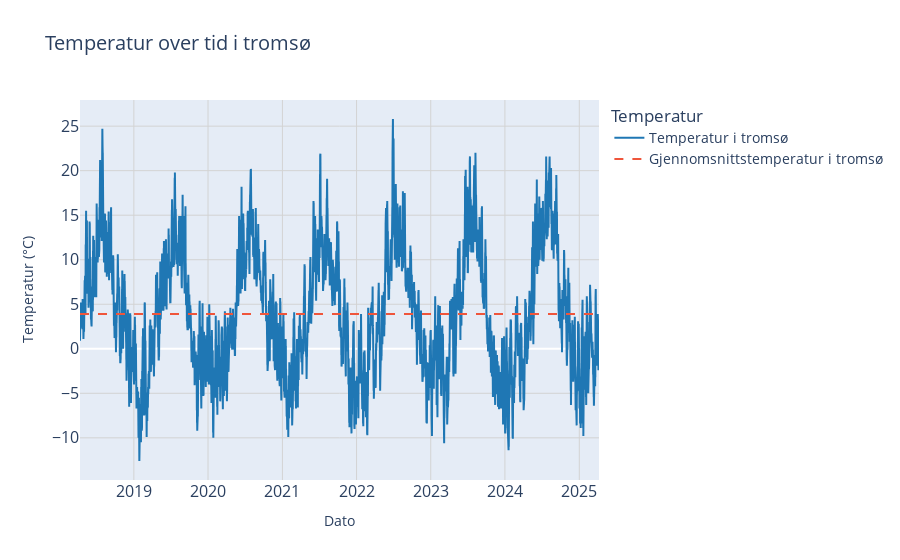
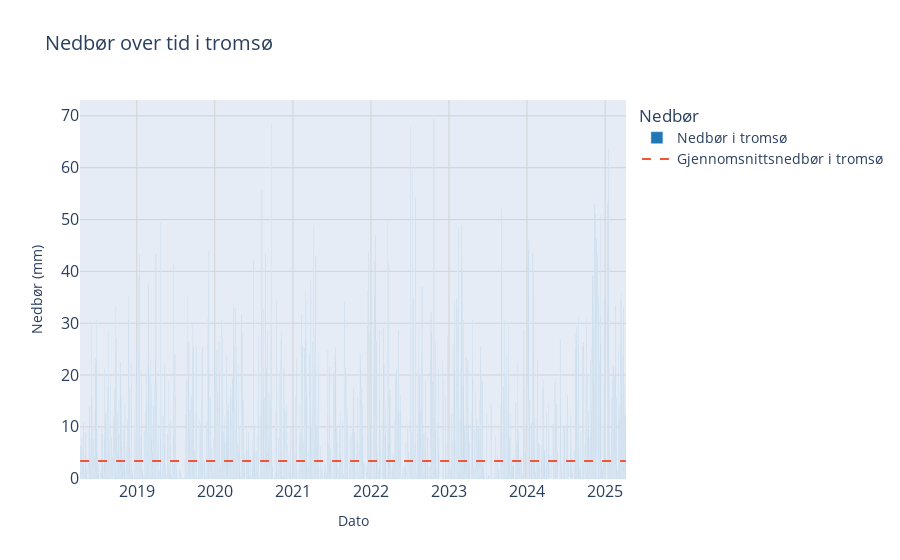
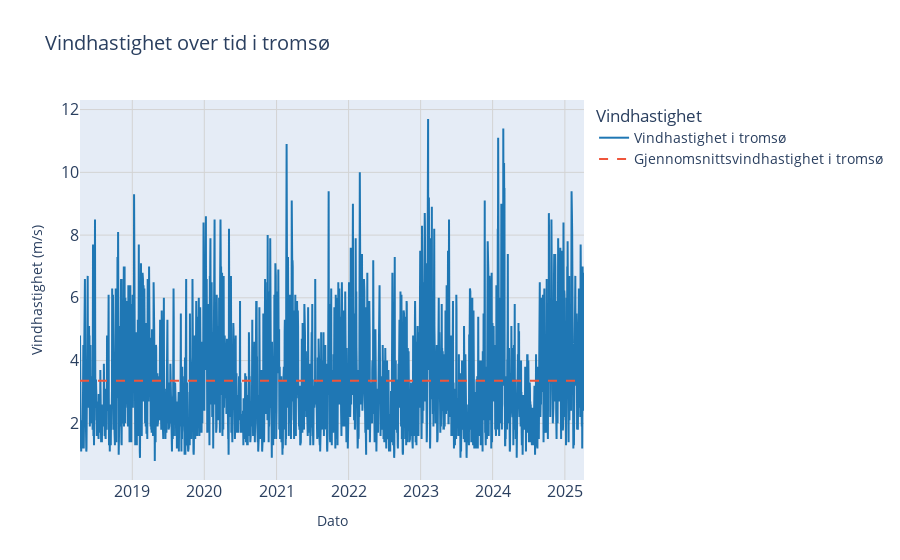
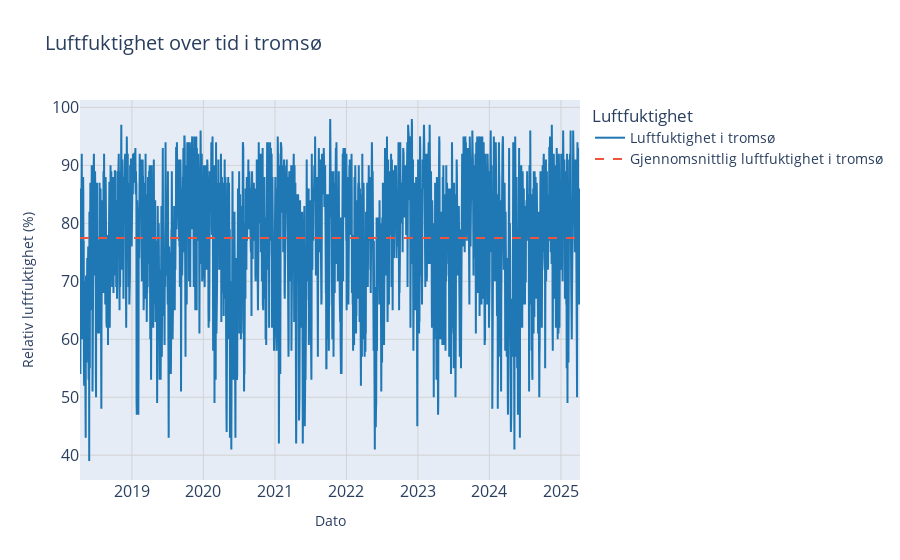

Notebook source saved alongside these figures, in order:
### Code cell
import pandas as pd
import plotly.graph_objects as go
import sqlite3

# Bruker den eksisterende variabelen location_input som bynavn
city_name = location_input

# Konverterer referansetiden til datetime
df['referenceTime'] = pd.to_datetime(df['referenceTime'])

# Oppretter en SQLite-database i minnet
conn = sqlite3.connect(":memory:")

# Leser CSV-filen og lagrer den i SQLite-databasen
csv_filename = "../src/weather_data.csv"
df_csv = pd.read_csv(csv_filename)
df_csv.to_sql("weather_data", conn, index=False, if_exists="replace")

# SQL-spørring for å hente data
query = """
SELECT * 
FROM weather_data
WHERE elementId = 'mean(air_temperature P1D)'
"""
temperature_data = pd.read_sql_query(query, conn)

# Konverterer referansetiden til datetime
temperature_data['referenceTime'] = pd.to_datetime(temperature_data['referenceTime'])

# Gjør det samme for andre elementer (nedbør og vindhastighet)
query_precip = """
SELECT * 
FROM weather_data
WHERE elementId = 'sum(precipitation_amount P1D)'
"""
precipitation_data = pd.read_sql_query(query_precip, conn)

query_wind = """
SELECT * 
FROM weather_data
WHERE elementId = 'mean(wind_speed P1D)'
"""
wind_speed_data = pd.read_sql_query(query_wind, conn)

# Lukk tilkoblingen til databasen
conn.close()


# Leser data fra weather_data.csv
csv_filename = "../src/weather_data.csv"
df_csv = pd.read_csv(csv_filename)

# Filtrerer data for temperatur
temperature_data = df_csv[df_csv['elementId'] == 'mean(air_temperature P1D)']
temperature_data.loc[:, 'referenceTime'] = pd.to_datetime(temperature_data['referenceTime'])
# Beregninger for temperatur
median_temp = temperature_data['value'].median()
std_temp = temperature_data['value'].std()

# Filtrerer data for nedbør
precipitation_data = df_csv[df_csv['elementId'] == 'sum(precipitation_amount P1D)']
precipitation_data.loc[:, 'referenceTime'] = pd.to_datetime(precipitation_data['referenceTime'])
# Beregninger for nedbør
median_precip = precipitation_data['value'].median()
std_precip = precipitation_data['value'].std()

# Filtrerer data for vindhastighet
wind_speed_data = df_csv[df_csv['elementId'] == 'mean(wind_speed P1D)']
wind_speed_data.loc[:, 'referenceTime'] = pd.to_datetime(wind_speed_data['referenceTime'])
# Beregninger for vindhastighet
median_wind = wind_speed_data['value'].median()
std_wind = wind_speed_data['value'].std()





# Temperaturfigur med bakgrunnsgrid
fig_temp = go.Figure()

# Temperaturdata uten punkter
fig_temp.add_trace(go.Scatter(
    x=temperature_data['referenceTime'],
    y=temperature_data['value'],
    mode='lines',  # Endret til kun linjer
    name=f'Temperatur i {city_name}',
    line=dict(color='#1f77b4')
))

# Gjennomsnittstemperatur
mean_temp = temperature_data['value'].mean()
fig_temp.add_trace(go.Scatter(
    x=temperature_data['referenceTime'],
    y=[mean_temp] * len(temperature_data['referenceTime']),
    mode='lines',
    line=dict(dash='dash', color='rgba(31, 119, 180)'),
    name=f'Gjennomsnittstemperatur i {city_name}'
))

# Tilpasser layout med bakgrunnsgrid
fig_temp.update_layout(
    title=dict(
        text=f'Temperatur over tid i {city_name}',
        font=dict(size=20)
    ),
    xaxis=dict(
        title='Dato',
        showgrid=True,
        gridcolor='lightgrey',
        tickfont=dict(size=16)
    ),
    yaxis=dict(
        title='Temperatur (°C)',
        showgrid=True,
        gridcolor='lightgrey',
        tickfont=dict(size=16)
    ),
    legend=dict(
        title='Temperatur',
        font=dict(size=14)
    ),
    hovermode='x unified'
)

# Viser temperaturfigur
fig_temp.show()

# Utskrift av resultatene for temperatur
print("Temperatur:")
print(f"Median: {median_temp:.2f}, Standardavvik: {std_temp:.2f}")




# Nedbørsfigur
fig_precip = go.Figure()

# Nedbørsdata
fig_precip.add_trace(go.Bar(
    x=precipitation_data['referenceTime'],
    y=precipitation_data['value'],
    name=f'Nedbør i {city_name}',
    marker=dict(color='#1f77b4')))

# Gjennomsnittsnedbør som strek
mean_precip = precipitation_data['value'].mean()
fig_precip.add_trace(go.Scatter(
    x=precipitation_data['referenceTime'],
    y=[mean_precip] * len(precipitation_data['referenceTime']),
    mode='lines',
    line=dict(dash='dash', color='rgba(31, 119, 180)'),
    name=f'Gjennomsnittsnedbør i {city_name}'
))

# Nedbørsfigur
fig_precip.update_layout(
    title=dict(
        text=f'Nedbør over tid i {city_name}',
        font=dict(size=20)
    ),
    xaxis=dict(
        title='Dato',
        showgrid=True,
        gridcolor='lightgrey',
        tickfont=dict(size=16)
    ),
    yaxis=dict(
        title='Nedbør (mm)',
        showgrid=True,
        gridcolor='lightgrey',
        tickfont=dict(size=16)
    ),
    legend=dict(
        title='Nedbør',
        font=dict(size=14)
    ),
    hovermode='x unified'
)

# Viser nedbørsfigur
fig_precip.show()

# Utskrift av resultatene for nedbør
print("\nNedbør:")
print(f"Median: {median_precip:.2f}, Standardavvik: {std_precip:.2f}")




# Vindhastighetsfigur
fig_wind = go.Figure()

# Vindhastighetsdata
fig_wind.add_trace(go.Scatter(
    x=wind_speed_data['referenceTime'],
    y=wind_speed_data['value'],
    mode='lines',
    name=f'Vindhastighet i {city_name}',
    line=dict(color='#1f77b4')
))

# Gjennomsnittsvindhastighet
mean_wind = wind_speed_data['value'].mean()
fig_wind.add_trace(go.Scatter(
    x=wind_speed_data['referenceTime'],
    y=[mean_wind] * len(wind_speed_data['referenceTime']),
    mode='lines',
    line=dict(dash='dash', color='rgba(31, 119, 180)'),
    name=f'Gjennomsnittsvindhastighet i {city_name}'
))

# Vindhastighetsfigur
fig_wind.update_layout(
    title=dict(
        text=f'Vindhastighet over tid i {city_name}',
        font=dict(size=20)
    ),
    xaxis=dict(
        title='Dato',
        showgrid=True,
        gridcolor='lightgrey',
        tickfont=dict(size=16)
    ),
    yaxis=dict(
        title='Vindhastighet (m/s)',
        showgrid=True,
        gridcolor='lightgrey',
        tickfont=dict(size=16)
    ),
    legend=dict(
        title='Vindhastighet',
        font=dict(size=14)
    ),
    hovermode='x unified'
)

# Viser vindhastighetsfigur
fig_wind.show()

# Utskrift av resultatene for vindhastighet
print("\nVindhastighet:")
print(f"Median: {median_wind:.2f}, Standardavvik: {std_wind:.2f}")




# Filtrerer data for relativ luftfuktighet
humidity_data = df_csv[df_csv['elementId'] == 'mean(relative_humidity P1D)']
humidity_data.loc[:, 'referenceTime'] = pd.to_datetime(humidity_data['referenceTime'])

# Linjeplott for relativ luftfuktighet
fig_humidity = go.Figure()

fig_humidity.add_trace(go.Scatter(
    x=humidity_data['referenceTime'],
    y=humidity_data['value'],
    mode='lines',
    name=f'Luftfuktighet i {city_name}',
    line=dict(color='#1f77b4')
))

# Gjennomsnittlig luftfuktighet
mean_humidity = humidity_data['value'].mean()
fig_humidity.add_trace(go.Scatter(
    x=humidity_data['referenceTime'],
    y=[mean_humidity] * len(humidity_data['referenceTime']),
    mode='lines',
    line=dict(dash='dash', color='rgba(31, 119, 180)'),
    name=f'Gjennomsnittlig luftfuktighet i {city_name}'
))


# Luftfuktighetsfigur
fig_humidity.update_layout(
    title=dict(
        text=f'Luftfuktighet over tid i {city_name}',
        font=dict(size=20)
    ),
    xaxis=dict(
        title='Dato',
        showgrid=True,
        gridcolor='lightgrey',
        tickfont=dict(size=16)
    ),
    yaxis=dict(
        title='Relativ luftfuktighet (%)',
        showgrid=True,
        gridcolor='lightgrey',
        tickfont=dict(size=16)
    ),
    legend=dict(
        title='Luftfuktighet',
        font=dict(size=14)
    ),
    hovermode='x unified'
)

# Viser luftfuktighetsfigur
fig_humidity.show()

# Utskrift av resultatene for luftfuktighet
print("\nRelativ luftfuktighet:")
print(f"Median: {humidity_data['value'].median():.2f}, Standardavvik: {humidity_data['value'].std():.2f}")

### Figure 1 — Plotly figure (JSON) as saved in the notebook; plotly's stock layout.template omitted (floating-point values rounded to 4 significant figures; data arrays with more than 128 entries replaced by an {"elided": "..."} marker saying what was removed)
{"data": [{"line": {"color": "#1f77b4"}, "mode": "lines", "name": "Temperatur i tromsø", "type": "scatter", "x": {"elided": "5110 str values"}, "y": {"elided": "5110 float values"}}, {"line": {"color": "rgba(31, 119, 180)", "dash": "dash"}, "mode": "lines", "name": "Gjennomsnittstemperatur i tromsø", "type": "scatter", "x": {"elided": "5110 str values"}, "y": {"elided": "5110 float values"}}], "layout": {"hovermode": "x unified", "legend": {"font": {"size": 14}, "title": {"text": "Temperatur"}}, "title": {"font": {"size": 20}, "text": "Temperatur over tid i tromsø"}, "xaxis": {"gridcolor": "lightgrey", "showgrid": true, "tickfont": {"size": 16}, "title": {"text": "Dato"}}, "yaxis": {"gridcolor": "lightgrey", "showgrid": true, "tickfont": {"size": 16}, "title": {"text": "Temperatur (°C)"}}}}

### Figure 2 — Plotly figure (JSON) as saved in the notebook; plotly's stock layout.template omitted (floating-point values rounded to 4 significant figures; data arrays with more than 128 entries replaced by an {"elided": "..."} marker saying what was removed)
{"data": [{"marker": {"color": "#1f77b4"}, "name": "Nedbør i tromsø", "type": "bar", "x": {"elided": "5110 str values"}, "y": {"elided": "5110 float values"}}, {"line": {"color": "rgba(31, 119, 180)", "dash": "dash"}, "mode": "lines", "name": "Gjennomsnittsnedbør i tromsø", "type": "scatter", "x": {"elided": "5110 str values"}, "y": {"elided": "5110 float values"}}], "layout": {"hovermode": "x unified", "legend": {"font": {"size": 14}, "title": {"text": "Nedbør"}}, "title": {"font": {"size": 20}, "text": "Nedbør over tid i tromsø"}, "xaxis": {"gridcolor": "lightgrey", "showgrid": true, "tickfont": {"size": 16}, "title": {"text": "Dato"}}, "yaxis": {"gridcolor": "lightgrey", "showgrid": true, "tickfont": {"size": 16}, "title": {"text": "Nedbør (mm)"}}}}

### Figure 3 — Plotly figure (JSON) as saved in the notebook; plotly's stock layout.template omitted (floating-point values rounded to 4 significant figures; data arrays with more than 128 entries replaced by an {"elided": "..."} marker saying what was removed)
{"data": [{"line": {"color": "#1f77b4"}, "mode": "lines", "name": "Vindhastighet i tromsø", "type": "scatter", "x": {"elided": "2555 str values"}, "y": {"elided": "2555 float values"}}, {"line": {"color": "rgba(31, 119, 180)", "dash": "dash"}, "mode": "lines", "name": "Gjennomsnittsvindhastighet i tromsø", "type": "scatter", "x": {"elided": "2555 str values"}, "y": {"elided": "2555 float values"}}], "layout": {"hovermode": "x unified", "legend": {"font": {"size": 14}, "title": {"text": "Vindhastighet"}}, "title": {"font": {"size": 20}, "text": "Vindhastighet over tid i tromsø"}, "xaxis": {"gridcolor": "lightgrey", "showgrid": true, "tickfont": {"size": 16}, "title": {"text": "Dato"}}, "yaxis": {"gridcolor": "lightgrey", "showgrid": true, "tickfont": {"size": 16}, "title": {"text": "Vindhastighet (m/s)"}}}}

### Figure 4 — Plotly figure (JSON) as saved in the notebook; plotly's stock layout.template omitted (floating-point values rounded to 4 significant figures; data arrays with more than 128 entries replaced by an {"elided": "..."} marker saying what was removed)
{"data": [{"line": {"color": "#1f77b4"}, "mode": "lines", "name": "Luftfuktighet i tromsø", "type": "scatter", "x": {"elided": "2555 str values"}, "y": {"elided": "2555 float values"}}, {"line": {"color": "rgba(31, 119, 180)", "dash": "dash"}, "mode": "lines", "name": "Gjennomsnittlig luftfuktighet i tromsø", "type": "scatter", "x": {"elided": "2555 str values"}, "y": {"elided": "2555 float values"}}], "layout": {"hovermode": "x unified", "legend": {"font": {"size": 14}, "title": {"text": "Luftfuktighet"}}, "title": {"font": {"size": 20}, "text": "Luftfuktighet over tid i tromsø"}, "xaxis": {"gridcolor": "lightgrey", "showgrid": true, "tickfont": {"size": 16}, "title": {"text": "Dato"}}, "yaxis": {"gridcolor": "lightgrey", "showgrid": true, "tickfont": {"size": 16}, "title": {"text": "Relativ luftfuktighet (%)"}}}}
